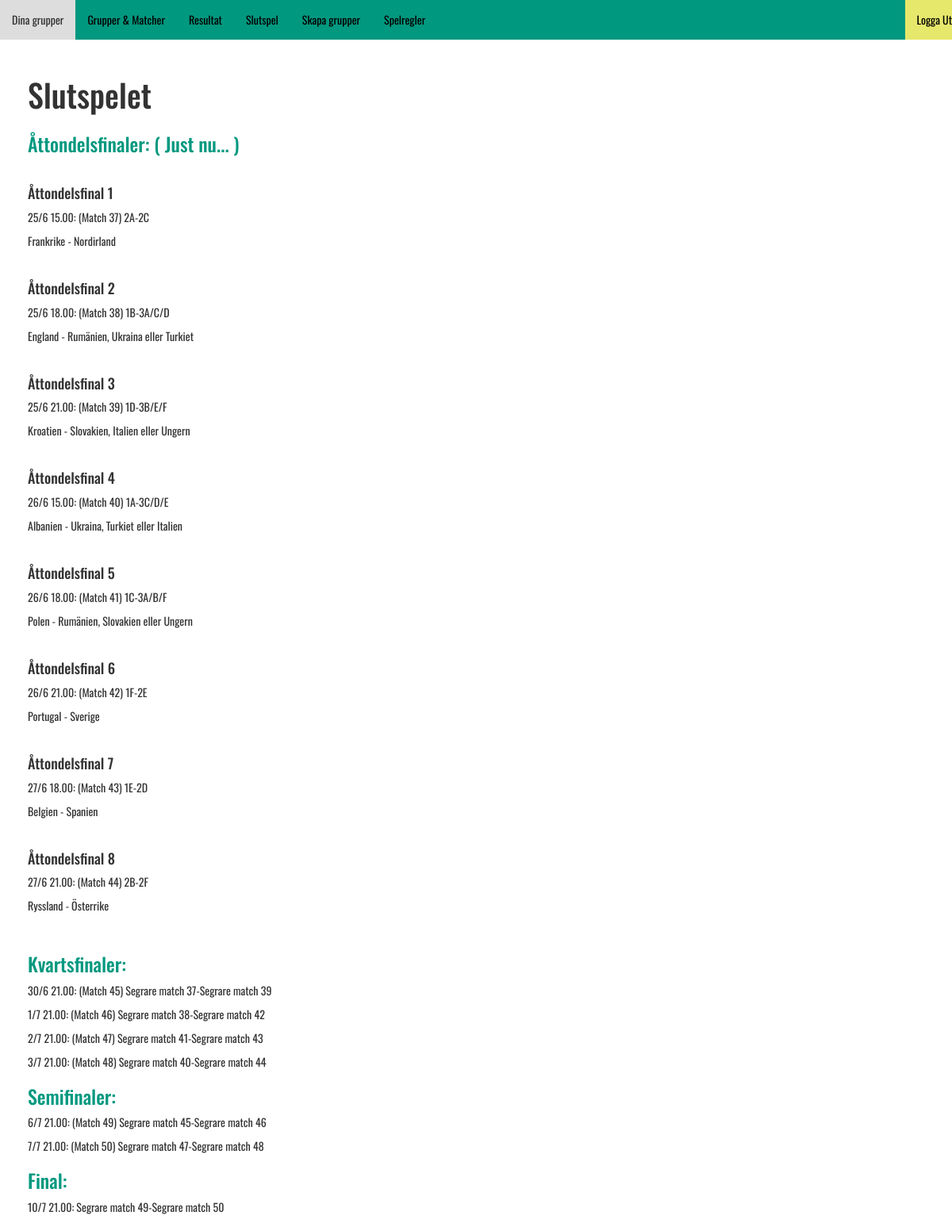
The app's page /slutspel.php (signed in) with its own data.
### tables this page shows
CREATE TABLE IF NOT EXISTS `teams` (
`team_id` int(11) NOT NULL,
  `team_name` varchar(255) NOT NULL,
  `group_nr` varchar(255) NOT NULL,
  `team_flag` varchar(255) NOT NULL,
  `team_points` int(11) NOT NULL,
  `plus_goals` int(11) NOT NULL,
  `minus_goals` int(11) NOT NULL,
  `goal_diff` int(11) NOT NULL
);

### slutspel.php (the view, shortened to what this page needs)
<?php include "includes/header.php"; ?>
<?php include "includes/menu.php"; ?>
<?php $query = "SELECT * FROM teams ORDER BY group_nr ASC, team_points DESC, goal_diff DESC";
$result = mysqli_query($db_connect, $query);
$groupA = array();
$groupB = array();
$groupC = array();
$groupD = array();
$groupE = array();
$groupF = array();
while($row = mysqli_fetch_assoc($result)){
	$group_nr = $row["group_nr"];
	if ($group_nr == "A") {
	 	array_push($groupA, $row);
	}
	if ($group_nr == "B") {
		array_push($groupB, $row);
	}
	if ($group_nr == "C") {
		array_push($groupC, $row);
	}
	if ($group_nr == "D") {
		array_push($groupD, $row);
	}
	if ($group_nr == "E") {
		array_push($groupE, $row);
	}
	if ($group_nr == "F") {
		array_push($groupF, $row);
	}
}
	?>
	<div class="container">
		<div class="row">
			<div class="slutspel">
				<h1>Slutspelet</h1>
				<h3>Åttondelsfinaler: ( Just nu... )</h3>
				<div>
					<h4> Åttondelsfinal 1 </h4>
					<p>25/6 15.00: (Match 37) 2A-2C </p>
					<?php echo "<p>" . $groupA[1]['team_name'] . " - " . $groupC[1]['team_name'] . "</p>"; ?>
				</div>
				<div>
					<h4> Åttondelsfinal 2 </h4>
					<p>25/6 18.00: (Match 38) 1B-3A/C/D </p>
					<?php echo "<p>" . $groupB[0]['team_name'] . " - " . $groupA[2]['team_name'] . ", " .  $groupC[2]['team_name'] . " eller " . $groupD[2]['team_name'] . "</p>"; ?>
				</div>
				<div>
					<h4> Åttondelsfinal 3 </h4>
					<p>25/6 21.00: (Match 39) 1D-3B/E/F </p>
					<?php echo "<p>" . $groupD[0]['team_name'] . " - " . $groupB[2]['team_name'] . ", " .  $groupE[2]['team_name'] . " eller " . $groupF[2]['team_name'] . "</p>"; ?>
				</div>
				<div>
					<h4> Åttondelsfinal 4 </h4>
					<p>26/6 15.00: (Match 40) 1A-3C/D/E </p>
					<?php echo "<p>" . $groupA[0]['team_name'] . " - " . $groupC[2]['team_name'] . ", " .  $groupD[2]['team_name'] . " eller " . $groupE[2]['team_name'] . "</p>"; ?>
				</div>
				<div>
					<h4> Åttondelsfinal 5 </h4>
					<p>26/6 18.00: (Match 41) 1C-3A/B/F </p>
					<?php echo "<p>" . $groupC[0]['team_name'] . " - " . $groupA[2]['team_name'] . ", " .  $groupB[2]['team_name'] . " eller " . $groupF[2]['team_name'] . "</p>"; ?>
				</div>
				<div>
					<h4> Åttondelsfinal 6 </h4>
					<p>26/6 21.00: (Match 42) 1F-2E </p>
					<?php echo "<p>" . $groupF[0]['team_name'] . " - " . $groupE[1]['team_name'] . "</p>"; ?>
				</div>
				<div>
					<h4> Åttondelsfinal 7 </h4>
					<p>27/6 18.00: (Match 43) 1E-2D </p>
					<?php echo "<p>" . $groupE[0]['team_name'] . " - " . $groupD[1]['team_name'] . "</p>"; ?>
				</div>
				<div>
					<h4> Åttondelsfinal 8 </h4>
					<p>27/6 21.00: (Match 44) 2B-2F </p>
					<?php echo "<p>" . $groupB[1]['team_name'] . " - " . $groupF[1]['team_name'] . "</p>"; ?>
				</div>
				<h3>Kvartsfinaler:</h3>
				<p>30/6 21.00: (Match 45) Segrare match 37-Segrare match 39 </p>
				<p>1/7 21.00: (Match 46) Segrare match 38-Segrare match 42 </p>
				<p>2/7 21.00: (Match 47) Segrare match 41-Segrare match 43 </p>
				<p>3/7 21.00: (Match 48) Segrare match 40-Segrare match 44 </p>
				<h3>Semifinaler:</h3>
				<p>6/7 21.00: (Match 49) Segrare match 45-Segrare match 46 </p>
				<p>7/7 21.00: (Match 50) Segrare match 47-Segrare match 48 </p>
				<h3>Final:</h3>
				<p>10/7 21.00: Segrare match 49-Segrare match 50</p>
			</div>
		</div>
	</div>
<?php include "includes/footer.php"; ?>

### css/style.css (style rules this page uses)
html { font-family: sans-serif; -ms-text-size-adjust: 100%; -webkit-text-size-adjust: 100%; }
body { margin: 0; }
h1 { font-size: 2em; margin: 0.67em 0; }
body { font-family: 'Oswald', sans-serif; background-color: white; }
h1 { font-size: 40px; }
h3 { color: #00987f; }
* { margin: 0; padding: 0; }
.slutspel { padding-left: 20px; }

### records on screen
teams: team_name "Frankrike"
teams: team_name "Nordirland"
teams: team_name "England"
teams: team_name "Rumänien"
teams: team_name "Ukraina"
teams: team_name "Turkiet"
teams: team_name "Kroatien"
teams: team_name "Slovakien"
teams: team_name "Italien"
teams: team_name "Ungern"
teams: team_name "Albanien"
teams: team_name "Polen"
teams: team_name "Portugal"
teams: team_name "Sverige"
teams: team_name "Belgien"
teams: team_name "Spanien"
teams: team_name "Ryssland"
teams: team_name "Österrike"
